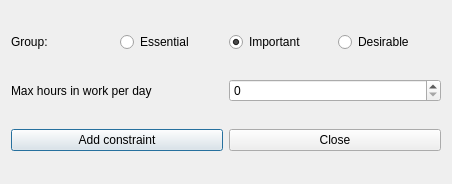
<?xml version="1.0" encoding="UTF-8"?>
<ui version="4.0">
 <class>AddConstraintTeachersMaxHoursInWorkDailyForm_template</class>
 <widget class="QDialog" name="AddConstraintTeachersMaxHoursInWorkDailyForm_template">
  <property name="geometry">
   <rect>
    <x>0</x>
    <y>0</y>
    <width>452</width>
    <height>184</height>
   </rect>
  </property>
  <property name="windowTitle">
   <string extracomment="This is the title of the dialog to add a new constraint of this type">Add teachers max hours in work daily</string>
  </property>
  <layout class="QVBoxLayout" name="verticalLayout">
   <item>
    <layout class="QHBoxLayout" name="horizontalLayout_4">
     <item>
      <widget class="QLabel" name="groupTextLabel">
       <property name="text">
        <string>Group:</string>
       </property>
      </widget>
     </item>
     <item>
      <widget class="QRadioButton" name="essentialRadioButton">
       <property name="text">
        <string>Essential</string>
       </property>
      </widget>
     </item>
     <item>
      <widget class="QRadioButton" name="importantRadioButton">
       <property name="text">
        <string>Important</string>
       </property>
       <property name="checked">
        <bool>true</bool>
       </property>
      </widget>
     </item>
     <item>
      <widget class="QRadioButton" name="desirableRadioButton">
       <property name="text">
        <string>Desirable</string>
       </property>
      </widget>
     </item>
    </layout>
   </item>
   <item>
    <layout class="QHBoxLayout" name="horizontalLayout_2">
     <item>
      <widget class="QLabel" name="maxHoursTextLabel">
       <property name="frameShape">
        <enum>QFrame::NoFrame</enum>
       </property>
       <property name="frameShadow">
        <enum>QFrame::Plain</enum>
       </property>
       <property name="text">
        <string>Max hours in work per day</string>
       </property>
       <property name="wordWrap">
        <bool>false</bool>
       </property>
      </widget>
     </item>
     <item>
      <widget class="QSpinBox" name="maxHoursSpinBox"/>
     </item>
    </layout>
   </item>
   <item>
    <layout class="QHBoxLayout" name="horizontalLayout_3">
     <item>
      <widget class="QPushButton" name="addConstraintPushButton">
       <property name="text">
        <string>Add constraint</string>
       </property>
      </widget>
     </item>
     <item>
      <widget class="QPushButton" name="closePushButton">
       <property name="text">
        <string>Close</string>
       </property>
      </widget>
     </item>
    </layout>
   </item>
  </layout>
 </widget>
 <layoutdefault spacing="6" margin="11"/>
 <resources/>
 <connections/>
</ui>
